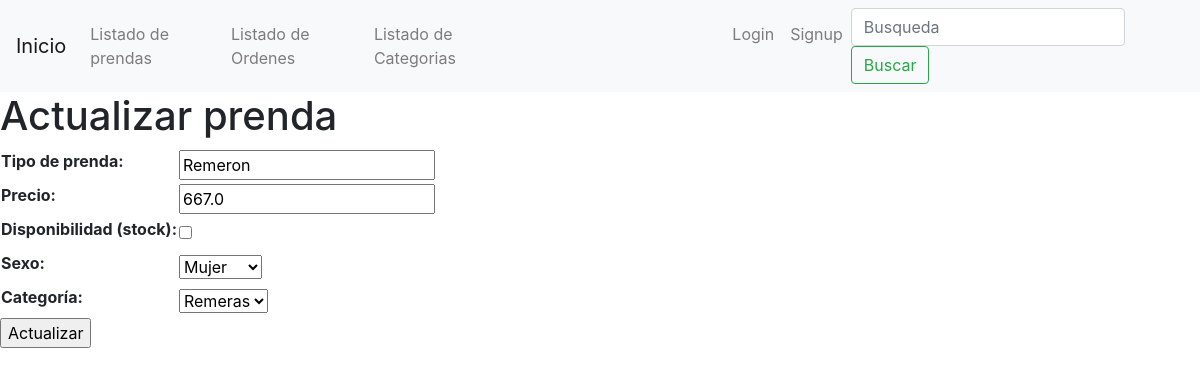
Before: /clothes/update-garment/1/ with the older database file.
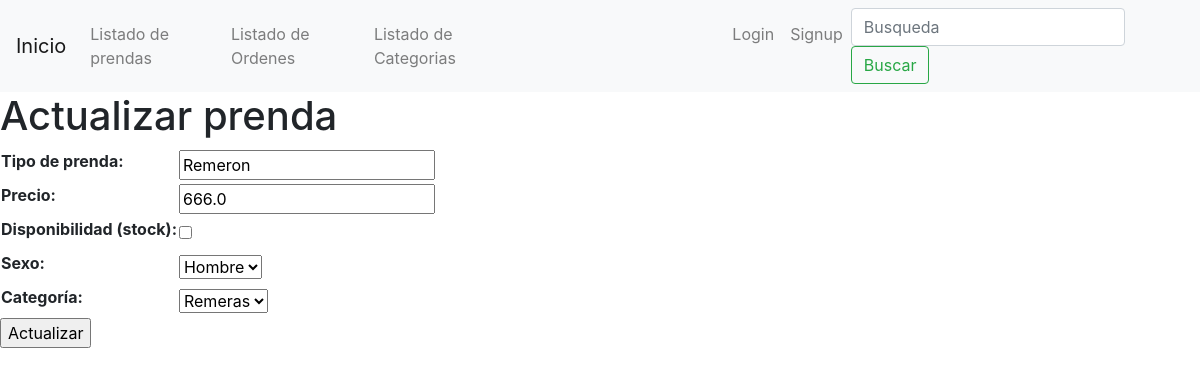
After: the same page with the newer database file.
### clothes/models.py (models this page shows, shortened)
class Clothes(models.Model):
    CHOICES = (
    ('man', 'Hombre'),
    ('woman', 'Mujer'),
    ('unisex', 'Unisex'),
)
    CATEGORIES = (
        ('jumpers', 'Buzos'),
        ('shirts', 'Remeras'),
        ('caps', 'Gorras'),
    )
    class Meta:
        verbose_name_plural = 'Prendas'
    type = models.CharField(max_length=123, verbose_name= 'Prenda')
    price = models.FloatField(default=0, verbose_name= 'Precio')
    stock = models.BooleanField(default=False, verbose_name= 'Existencias')
    sex = models.CharField(choices = CHOICES, max_length= 6, default= 'unisex', verbose_name = 'Sexo')
    category = models.CharField(choices = CATEGORIES, max_length= 7, default= 'shirts', verbose_name= 'Categoría')

### clothes/views.py (the view, shortened to what this page needs)
# urls.py: path('update-garment/<int:pk>/', update_garment, name='update_garment'),
def update_garment(request, pk):
    garment = Clothes.objects.get(id=pk)
    if request.method == 'GET':
        context = {
            'form': ClothesForm(
                initial={
                    'type':garment.type,
                    'price':garment.price,
                    'stock':garment.stock,
                    'sex':garment.sex,
                    'category':garment.category,
                }
            )
        }
        return render(request, 'clothes/update_garment.html', context=context)

### clothes/forms.py
class ClothesForm(forms.Form):
    CHOICES = (
    ('man', 'Hombre'),
    ('woman', 'Mujer'),
    ('unisex', 'Unisex'),
)
    CATEGORIES = (
        ('jumpers', 'Buzos'),
        ('shirts', 'Remeras'),
        ('caps', 'Gorras'),
    )
    type = forms.CharField(max_length=123, label = 'Tipo de prenda')
    price = forms.FloatField(label = 'Precio')
    stock = forms.BooleanField(required=False, label = 'Disponibilidad (stock)')
    sex = forms.ChoiceField(choices = CHOICES, label = 'Sexo')
    category = forms.ChoiceField(choices = CATEGORIES, label= 'Categoría')

### Templates/clothes/update_garment.html (shortened to what this page needs)
{% extends 'base.html' %}
{% block content %}
    <h1>Actualizar prenda</h1>
    {% if form %}
        <form action="" method="POST">
            <table>
                {{form.as_table}}
            </table>
            <input type="submit" value="Actualizar">
        </form>
    {% endif %}
{% endblock %}
{% block search %}
<form class="form-inline my-2 my-lg-0" action="/clothes/list-clothes" method="GET">
{% endblock %}

Changed rows visible on the page:
changed Clothes "Remeron": price "667.0" → "666.0"; sex "Mujer" → "Hombre"
